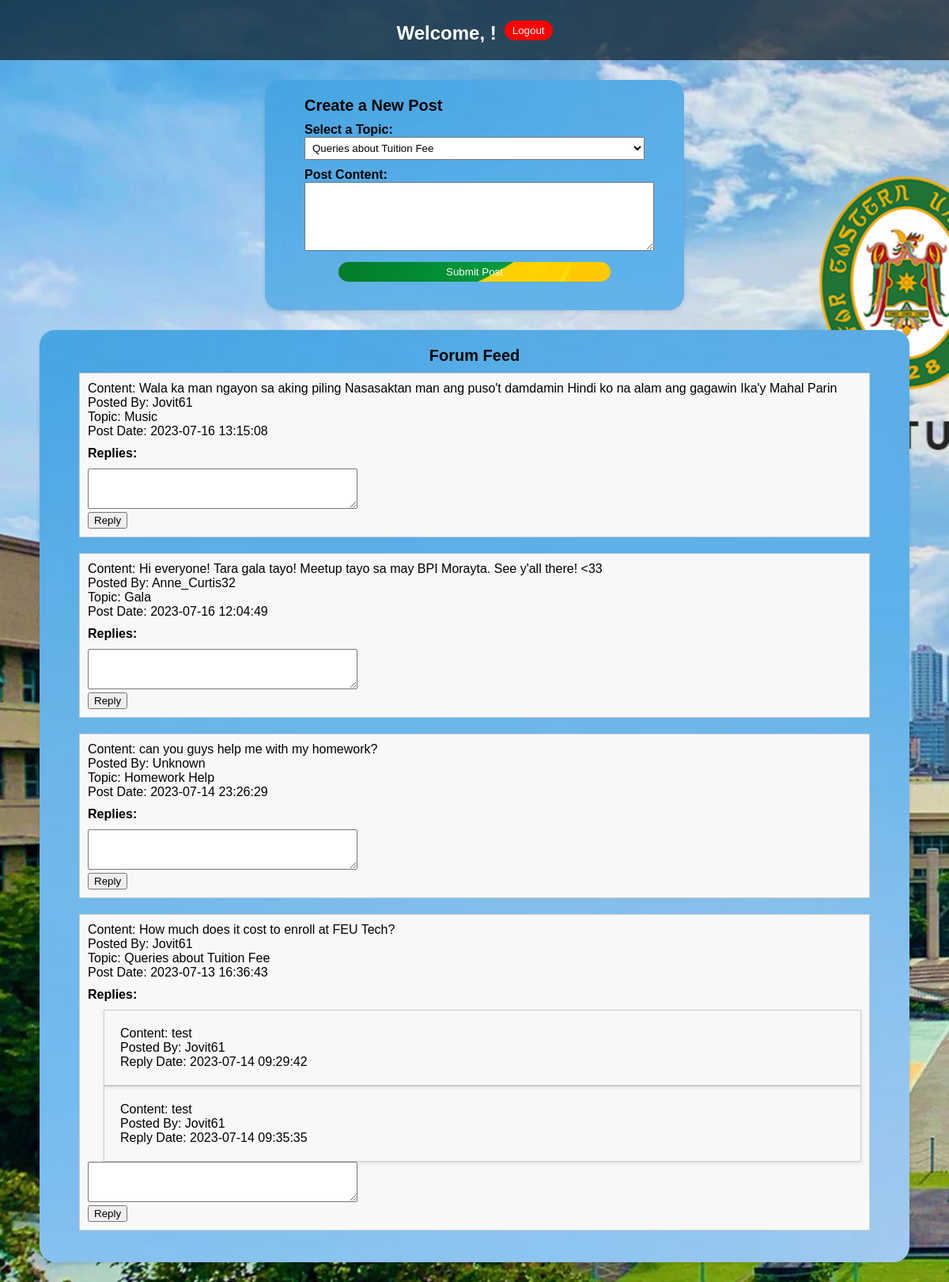
The page /tb_dashboard.php (signed in) on the database its author committed.
### tables this page shows
CREATE TABLE `posts` (
  `post_id` int(11) NOT NULL,
  `post_content` varchar(500) NOT NULL,
  `post_date` datetime NOT NULL,
  `post_topic` int(11) NOT NULL,
  `post_by` int(11) NOT NULL
);

CREATE TABLE `user` (
  `user_id` int(11) NOT NULL,
  `user_fname` varchar(100) NOT NULL,
  `user_minitial` varchar(100) DEFAULT NULL,
  `user_lname` varchar(100) NOT NULL,
  `user_email` varchar(100) NOT NULL,
  `user_password` varchar(100) NOT NULL,
  `user_username` varchar(100) NOT NULL,
  `user_profile` blob DEFAULT NULL,
  `user_bio` varchar(500) NOT NULL,
  `user_studnumber` int(15) NOT NULL
);

CREATE TABLE `topics` (
  `topic_id` int(11) NOT NULL,
  `topic_content` varchar(500) NOT NULL,
  `topic_date` datetime NOT NULL,
  `topic_category` int(11) NOT NULL,
  `topic_by` int(11) DEFAULT NULL,
  `topic_title` varchar(255) NOT NULL
);

CREATE TABLE `replies` (
  `reply_id` int(11) NOT NULL,
  `reply_content` varchar(500) NOT NULL,
  `reply_date` datetime NOT NULL,
  `reply_topic` int(11) NOT NULL,
  `reply_by` int(11) NOT NULL
);

### tb_dashboard.php (the view, shortened to what this page needs)
<?php
$username = $_SESSION['user_username'];
$hostname = "localhost";
$userdb = "id21040595_ahmer";
$passdb = "Techbulletin#2023";
$dbname = "id21040595_techbulletin";
$conn = new mysqli($hostname, $userdb, $passdb, $dbname);
function getUsernameByUserId($userId)
{
    global $conn;
    $sql = "SELECT user_username FROM user WHERE user_id = '$userId'";
    $result = $conn->query($sql);
    if ($result->num_rows > 0) {
        $row = $result->fetch_assoc();
        return $row['user_username'];
    }
    return "Unknown";
}
function getPostsAndReplies()
{
    global $conn;
    $postsAndReplies = array();
    $sql = "SELECT * FROM posts ORDER BY post_date DESC";
    $result = $conn->query($sql);
    if ($result->num_rows > 0) {
        while ($post = $result->fetch_assoc()) {
            $postId = $post['post_id'];
            $post['replies'] = array();
            $sql = "SELECT * FROM replies WHERE reply_topic = $postId";
            $replyResult = $conn->query($sql);
            if ($replyResult->num_rows > 0) {
                while ($reply = $replyResult->fetch_assoc()) {
                    $post['replies'][] = $reply;
                }
            }
            $postsAndReplies[] = $post;
        }
    }
    return $postsAndReplies;
}
function getValidTopics()
{
    global $conn;
    $validTopics = array();
    $sql = "SELECT topic_id, topic_title FROM topics";
    $result = $conn->query($sql);
    if ($result->num_rows > 0) {
        while ($row = $result->fetch_assoc()) {
            $validTopics[$row['topic_id']] = $row['topic_title'];
        }
    }
    return $validTopics;
}
function getTopicTitleByTopicId($topicId)
{
    global $conn;
    $sql = "SELECT topic_title FROM topics WHERE topic_id = '$topicId'";
    $result = $conn->query($sql);
    if ($result->num_rows > 0) {
        $row = $result->fetch_assoc();
        return $row['topic_title'];
    }
    return "Unknown";
}
function displayPostsAndReplies($postsAndReplies)
{
    foreach ($postsAndReplies as $post) {
        echo "<div class='post'>";
        echo "<p>Content: " . $post['post_content'] . "</p>";
        echo "<p>Posted By: " . getUsernameByUserId($post['post_by']) . "</p>";
        echo "<p>Topic: " . getTopicTitleByTopicId($post['post_topic']) . "</p>";
        echo "<p>Post Date: " . $post['post_date'] . "</p>";
        echo "<h4>Replies:</h4>";
        foreach ($post['replies'] as $reply) {
            echo "<div class='reply'>";
            echo "<p>Content: " . $reply['reply_content'] . "</p>";
            echo "<p>Posted By: " . getUsernameByUserId($reply['reply_by']) . "</p>";
            echo "<p>Reply Date: " . $reply['reply_date'] . "</p>";
            echo "</div>";
        }
        echo "<form method='POST' action=''>";
        echo "<textarea name='reply_content' rows='3' cols='40'></textarea><br />";
        echo "<input type='submit' name='submit_reply' value='Reply' />";
        echo "</form>";
        echo "</div>";
    }
}
$postsAndReplies = getPostsAndReplies();
?>
<!DOCTYPE html>
<html>
<head>
</head>
<body>
    <div class="container1">
			<div class="user-info">
				<span class="username"><br>Welcome, <?php echo $username; ?>!</span>
			</div>
        <form class="logout-form" method="POST" action="">
            <button type="submit" name="logout">Logout</button>
        </form>
		</div>
		<div class="container2">
        <h2>Create a New Post</h2>
			<form method="POST" action="">
				<div class="form-group">
					<label for="post_topic">Select a Topic:</label>
					<select name="post_topic" id="post_topic">
						<?php
						$validTopics = getValidTopics();
						foreach ($validTopics as $topicId => $topicTitle) {
							echo "<option value='$topicId'>$topicTitle</option>";
						}
						?>
					</select>
				</div>
				<div class="form-group">
					<label for="post_content">Post Content:</label>
					<textarea name="post_content" id="post_content" rows="5" cols="40"></textarea>
				</div>
				<div class="form-group">
					<center><input type="submit" name="submit_post" value="Submit Post" /></center>
				</div>
			</form>
		</div>
<div class="container3">
<center><h2>Forum Feed</h2></center>
<?php
$postsAndReplies = getPostsAndReplies();
displayPostsAndReplies($postsAndReplies);
?>
    </div>
</body>
</html>

### tb_dashboard.php (style rules this page uses)
body { font-family: Arial, sans-serif; background-image: url('bg.jpg'); background-size: 400%; margin: 0; padding: 0; background-size: cover; background-repeat: no-repeat; background-attachment: fixed; }
.container1 { height: 20%; display: flex; align-items: center; justify-content: center; background-color: rgba(0, 0, 0, 0.6); color: #fff; }
.container2 { width: 430px; height: 270px; margin: 25px auto; padding: 1px 50px 20px; background-image: url('blur.jpg'); background-size: 500%; border-radius: 20px; box-shadow: 0 2px 5px rgba(0, 0, 0, 0.1); right: 50px; }
.container3 { width: 1000px; margin: 25px auto; padding: 1px 50px 20px; background-image: url('blur.jpg'); background-size: 350%; border-radius: 20px; box-shadow: 0 2px 5px rgba(0, 0, 0, 0.1); left: 50px; }
h2 { font-size: 20px; margin: 20px 0 10px; }
h4 { font-size: 16px; margin: 10px 0; }
p { margin: 0; }
.post { margin-bottom: 20px; padding: 10px; border: 1px solid #ccc; background-color: #f8f8f8; }
.reply { margin-left: 20px; padding: 20px; border: 1px solid #ccc; box-shadow: 0 2px 5px rgba(0, 0, 0, 0.1); }
.form-group { margin-bottom: 10px; }
.form-group label { display: block; font-weight: bold; }
.form-group select, .form-group textarea { width: 100%; padding: 5px; }
.form-group input[type="submit"] { padding: 5px 10px; width: 80%; background-image: url('button1.jpg'); border-radius: 20px; background-size: 100%; color: #fff; border: none; cursor: pointer; }
.logout-form { display: inline-block; }
.logout-form button { padding: 5px 10px; background-color: red; color: #fff; border: none; cursor: pointer; border-radius: 20px; }
.user-info { display: flex; justify-content: center; align-items: center; margin-bottom: 20px; font-size: 24px; text-align: center; }
.user-info .username { margin-right: 10px; font-weight: bold; }

### rows shown on the page
posts: post_content "Wala ka man ngayon sa aking piling Nasasaktan man ang puso't damdamin Hindi ko na alam ang gagawin Ika'y Mahal Parin", post_by.user_username "Jovit61", post_topic.topic_title "Music", post_date "2023-07-16 13:15:08"
posts: post_content "Hi everyone! Tara gala tayo! Meetup tayo sa may BPI Morayta. See y'all there! <33", post_by.user_username "Anne_Curtis32", post_topic.topic_title "Gala", post_date "2023-07-16 12:04:49"
posts: post_content "can you guys help me with my homework?", post_by "Unknown", post_topic.topic_title "Homework Help", post_date "2023-07-14 23:26:29"
posts: post_content "How much does it cost to enroll at FEU Tech?", post_by.user_username "Jovit61", post_topic.topic_title "Queries about Tuition Fee", post_date "2023-07-13 16:36:43"
replies: reply_content "test", reply_by.user_username "Jovit61", reply_date "2023-07-14 09:29:42"
replies: reply_content "test", reply_by.user_username "Jovit61", reply_date "2023-07-14 09:35:35"

### other values the page prints
form field post_topic "Queries about Tuition Fee"
